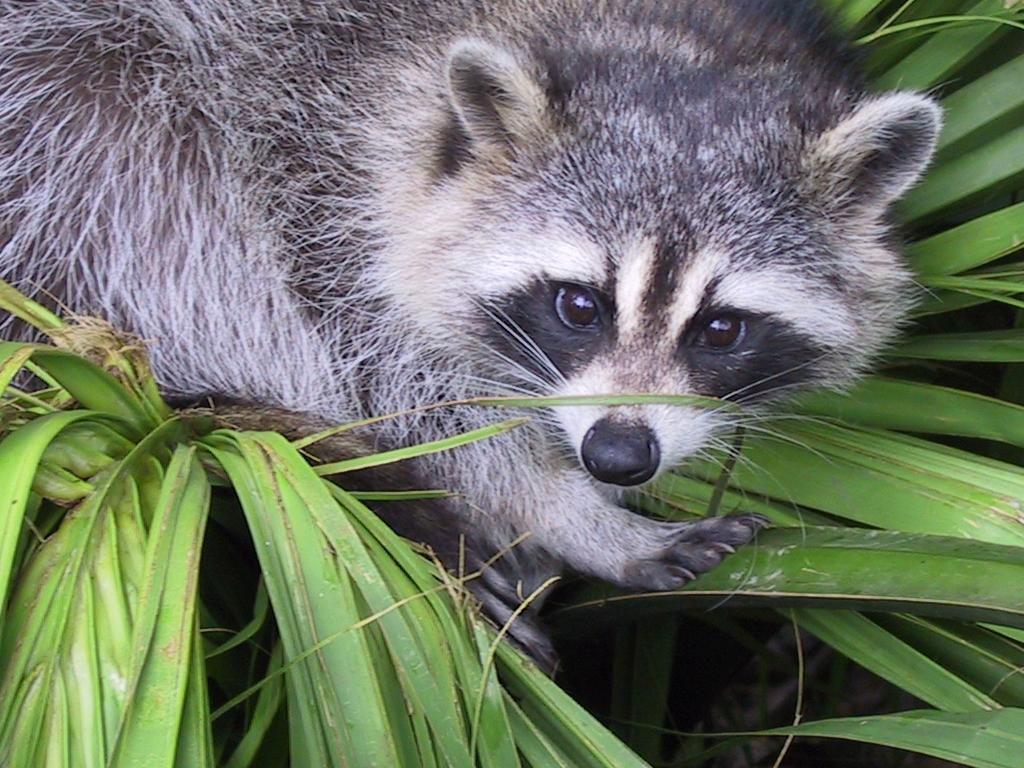
#> input picture subject_1/ex03/animal.jpeg, 1024 x 768 px
$ python zoom.py
#> lines starting #> are read from the running program, lines starting #| are printed output that depends on the picture; after the words box and inside, x2 and y2 are one past the last pixel; in counts of white or black regions, pixels touching at a corner belong together
### subject_1/ex04/load_image.py
import cv2
import numpy as np


def ft_load(path: str) -> np.array:
    '''
    Function to load an image and print its format and pixels content
    in RGB format
    Returns an array
    '''
#> called with path = 'animal.jpeg'

    if not isinstance(path, str):
        raise TypeError("The path must be a string.")

    img = cv2.imread(path)
#> img is the input picture: shape (768, 1024, 3); mean B, G, R 102.1, 117.7, 110.7

    if img is None:
        raise AssertionError(f"Couldn't find the image at {path}")

    img = cv2.cvtColor(img, cv2.COLOR_BGR2RGB)

    if img.ndim == 2:
        img = cv2.cvtColor(img, cv2.COLOR_GRAY2RGB)

    print(f"The shape of image is: {img.shape}")
#| The shape of image is: (768, 1024, 3)

    return img

### subject_1/ex03/zoom.py
import cv2
import numpy as np
from load_image import ft_load


def zoom_image(image: np.ndarray, y_start: int, y_end: int, x_start: int,
               x_end: int, scale_factor: float = 2.0) -> np.ndarray:
    """
    This function will crop and scale the image to a specified region.
    Arguments:
        image: image as numpy array
        y_start: Starting row index (top)
        y_end: Ending row index (bottom)
        x_start: Starting column index (left)
        x_end: Ending column index (right)
        scale_factor: zoom factor to scale the croped part of the image

    This function returns the cropped/zoomed image.
    """
    # validate the coordinates
    h, w = image.shape[:2]
    if not (0 <= y_start < y_end <= h) or not (0 <= x_start < x_end <= w):
        raise ValueError(f"Crop region out of bounds. Image size: ({h}, {w})")

    cropped = image[y_start:y_end, x_start:x_end]

#    new_size = (int(cropped.shape[1] * scale_factor),
#                int(cropped.shape[0] * scale_factor))

#    zoomed = cv2.resize(cropped, new_size, interpolation=cv2.INTER_LINEAR)

    return cropped


def add_axis_scale(image: np.ndarray, step: int = 100) -> np.ndarray:
    """
    This function adds coordinate scale to the x and y axis of the image
    Args: image: input image, step: interval between marks in pixels
    Returns image with axis labels
    """
    result = image.copy()
    h, w = image.shape[:2]

    # Check if image is grayscale or not to define color of text
    if len(image.shape) == 2:
        text_color = (255, 255, 255)
        result = cv2.cvtColor(result, cv2.COLOR_GRAY2BGR)
    else:
        text_color = (255, 255, 255)

    # Add the numbers to the x and y axis
    for y in range(0, h, step):
        cv2.putText(result, str(y), (5, y),
                    cv2.FONT_HERSHEY_SIMPLEX, 0.5, text_color, 1)
        cv2.line(result, (0, y), (10, y), text_color, 1)

    for x in range(0, w, step):
        cv2.putText(result, str(x), (x, 20),
                    cv2.FONT_HERSHEY_SIMPLEX, 0.5, text_color, 1)
        cv2.line(result, (x, 0), (x, 10), text_color, 1)

    return result


def main():
    """
    Main function to demonstrate the zooming functionality.

    Loads an image, crops a specified region, and displays both the original
    and zoomed images with axis scales.

    This function:
    1. Loads an image using the ft_load function.
    2. Prints the original image shape and number of channels and dimensions.
    3. Crops the specified region from the image.
    4. Adds axis scales to both the original and zoomed images.
    5. Displays the images using OpenCV and waits for a key press to close
    the windows.

    Raises:
        AssertionError: If the image cannot be loaded or is invalid.
        ValueError: If the crop region is out of bounds.
        Exception: For any other unexpected errors during execution.
    """
    try:
        # first load image with ft_load
        img = ft_load("animal.jpeg")
        print(f"Original image shape: {img.shape}")
#| Original image shape: (768, 1024, 3)

        # print channels
        if len(img.shape) == 3:
            print(f"Number of channels: {img.shape[2]} (RGB)")
#| Number of channels: 3 (RGB)
        else:
            print("Number of channels: 1 (Grayscale)")

        print("Original image data (first/last rows):")
        print(img)
#> (printed output is left out)

        h, w = img.shape[:2]
#> h = 768; w = 1024
        print(f"Image dimensions: {w} pixels (width) x {h} pixels (height)")
#| Image dimensions: 1024 pixels (width) x 768 pixels (height)

        # calculate the coordinates of the center to crop
        zoom_size = 400
        y_start = (h // 2) - (zoom_size // 2)
#> y_start = 184
        y_end = (h // 2) + (zoom_size // 2)
#> y_end = 584
        x_start = (w // 2) - (zoom_size // 2)
#> x_start = 312
        x_end = (w // 2) + (zoom_size // 2)
#> x_end = 712

        zoomed_img = zoom_image(img, y_start, y_end, x_start, x_end)
#> in zoom_image, `cropped = image[y_start:y_end, x_start:x_end]`:
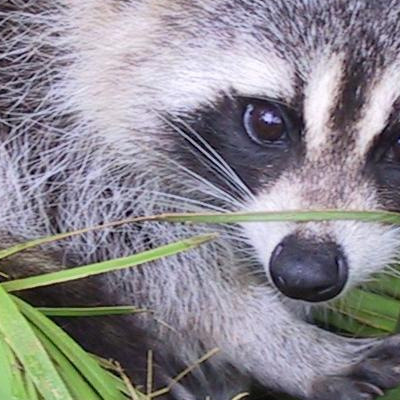
#> cropped: shape (400, 400, 3); mean R, G, B 138.1, 135.5, 141.3
        print(f"\nZoomed image shape: {zoomed_img.shape}")
#| Zoomed image shape: (400, 400, 3)
        print("Zoomed image data (first/last rows):")
        print(zoomed_img)
#> (printed output is left out)

        img_with_scale = add_axis_scale(img)
#> after the loop in add_axis_scale, `for y in range(0, h, step):`:
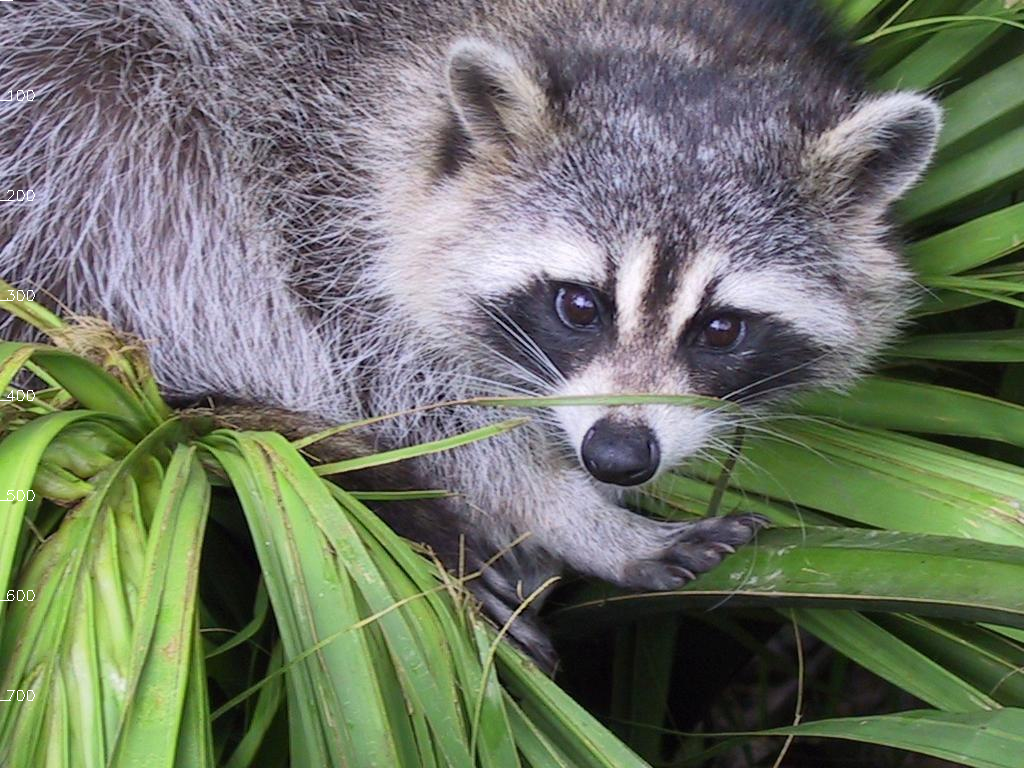
#> result: shape (768, 1024, 3); mean R, G, B 110.8, 117.8, 102.2
#> after the loop in add_axis_scale, `for x in range(0, w, step):`:
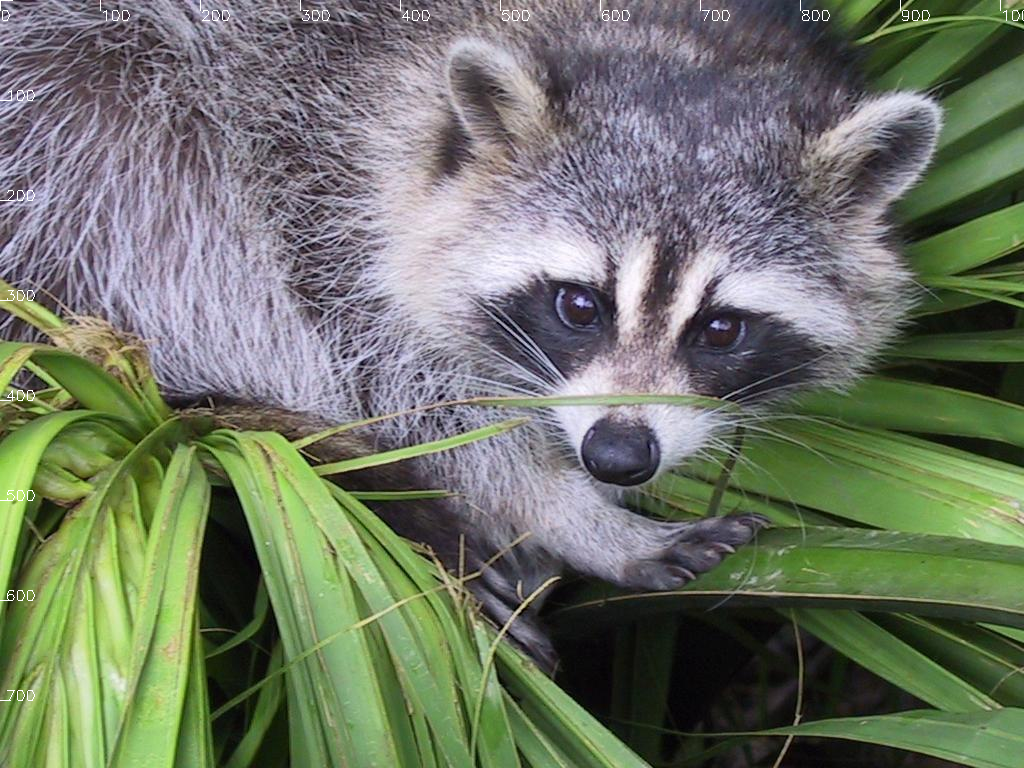
#> result: shape (768, 1024, 3); 0.12% of pixels changed, all inside (x1, y1, x2, y2) = (0, 0, 1024, 21)
        zoomed_with_scale = add_axis_scale(zoomed_img)
#> call 2 of add_axis_scale, with step = 100
#> after the loop in add_axis_scale (call 2), `for y in range(0, h, step):`:
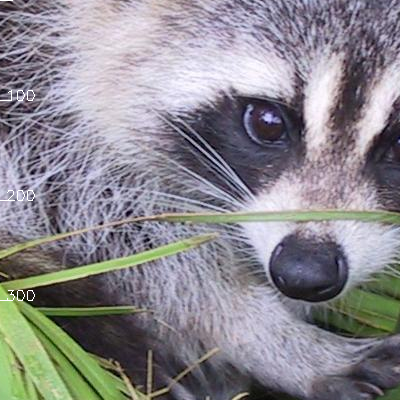
#> result: shape (400, 400, 3); 0.17% of pixels changed, all inside (x1, y1, x2, y2) = (0, 0, 35, 301)
#> after the loop in add_axis_scale (call 2), `for x in range(0, w, step):`:
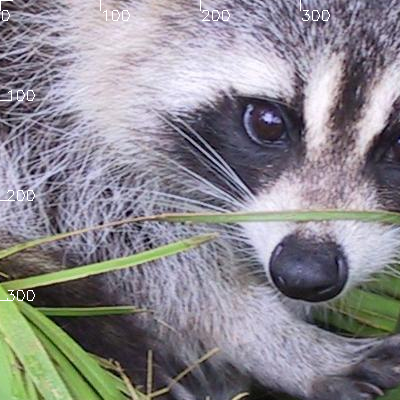
#> result: shape (400, 400, 3); 0.19% of pixels changed, all inside (x1, y1, x2, y2) = (0, 0, 330, 21)

        cv2.imshow("Original Image", img_with_scale)
        cv2.imshow("Zoomed Image", zoomed_with_scale)

        print("\nPress any key to close the image windows...")
        cv2.waitKey(0)
        cv2.destroyAllWindows()

    except AssertionError as e:
        print(f"AssertionError: {e}")
    except ValueError as e:
        print(f"ValueError: {e}")
    except Exception as e:
        print(f"Error: {e}")


if __name__ == "__main__":
    main()
